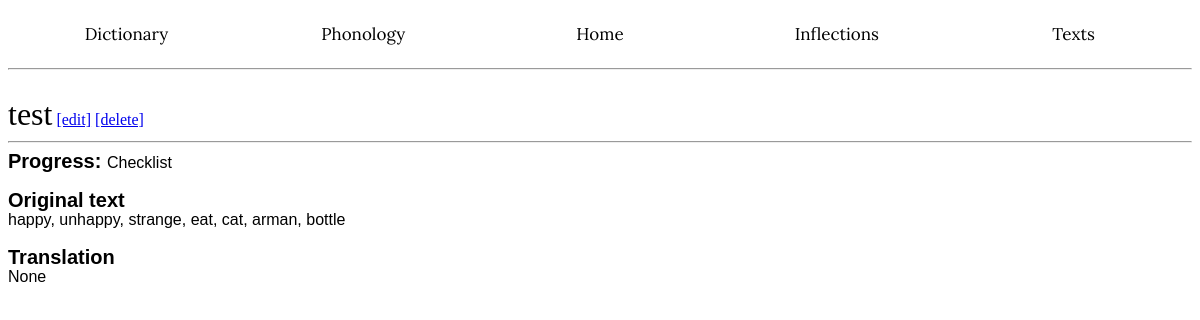
Before: /texts/3/ with the older database file.
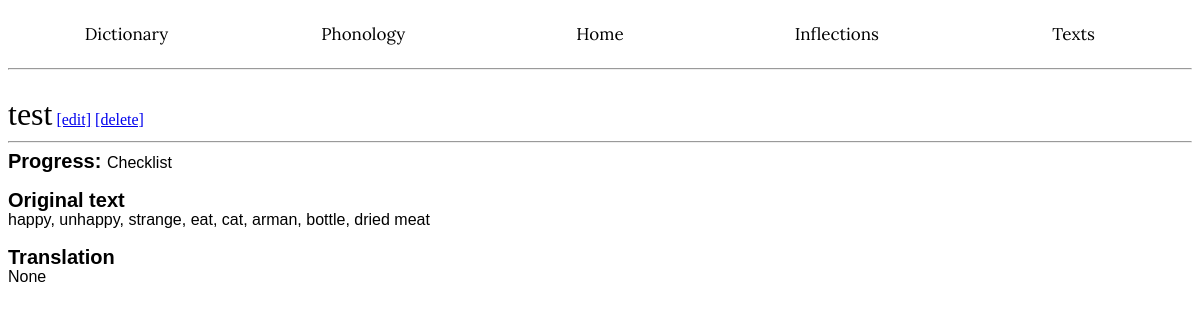
After: the same page with the newer database file.
### app/models.py (models this page shows, shortened)
class Texts(db.Model):
    __tablename__ = 'Texts'
    id: so.Mapped[int] = so.mapped_column(primary_key=True)
    title: so.Mapped[str] = so.mapped_column(index=True)
    status: so.Mapped[str] = so.mapped_column(index=True)
    content: so.Mapped[str] = so.mapped_column()
    translation: so.Mapped[str] = so.mapped_column(nullable=True)

### app/routes.py (the view)
@app.route('/texts/<id>/', methods=['GET', 'POST'])
def readtext(id):
    match = Texts.query.filter(Texts.id == id).first()
    print(match.translation)
    return render_template('readtext.html', match=match)

### app/templates/readtext.html (shortened to what this page needs)
<!DOCTYPE html>
<html lang="en">
<head>
</head>
    <body>
        {% extends "base.html" %}
        {% block content %}<br>
        <wordh1>{{ match.title }}</wordh1>
        <a href="{{ url_for('modifytext', id=match.id) }}">[edit]</a>
        <a href="{{ url_for('deletetext', id=match.id) }}">[delete]</a><hr>
        <wordh2>Progress: </wordh2><wordp>{{ match.status }}</wordp><br><br>
        <wordh2>Original text</wordh2><br><wordp>{{ match.content }}</wordp><br><br>
        <wordh2>Translation</wordh2>
        <br><wordp>{{ match.translation }}</wordp><br><br>
        {% endblock %}

Changed rows visible on the page:
changed Texts "test": content "happy, unhappy, strange, eat, cat, arman, bottle" → "happy, unhappy, strange, eat, cat, arman, bottle, dried meat"
